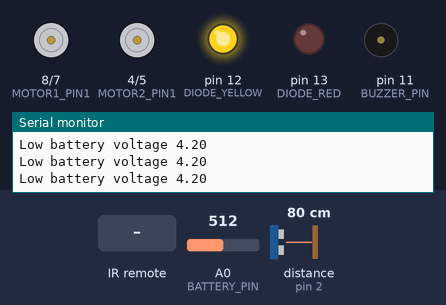
Recording of a program running on a simulated Arduino Uno, built with avr-gcc and run on an emulated ATmega328P. Parts: motor-driver pin pairs drawn as motors (green arrow = first pin HIGH = forward, orange = second pin HIGH = backward, longer = more drive, scaled by the enable pin), output pins drawn as LEDs (lit = HIGH), buzzer (waves = sounding, pin HIGH), the last lines printed to the serial monitor. Wiring (inferred from the names in the program): ultrasonic range finder: trigger pin 6; echo pin 2. The inputs (shaded band) are chosen by the test bench; at power-on: distance to the obstacle (sensor on pin 2) 80 cm, A0 (BATTERY_PIN) = 512. The echo pulse lasts 58.3 µs per cm; EEPROM starts erased; pins used as bus, display or sensor lines are not drawn.

Above: at 1.2 s.
1.3 s: distance to the obstacle (sensor on pin 2) set to 17 cm
4.3 s: distance to the obstacle (sensor on pin 2) set to 14 cm
At 5.41 s:
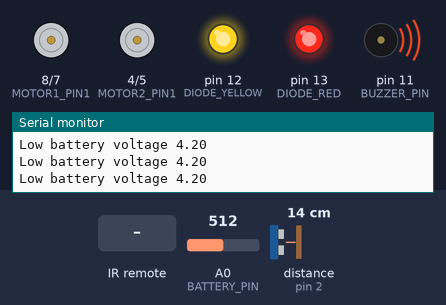
7.3 s: A0 (BATTERY_PIN) set to 719
10.3 s: A0 (BATTERY_PIN) set to 742
At 10.55 s:
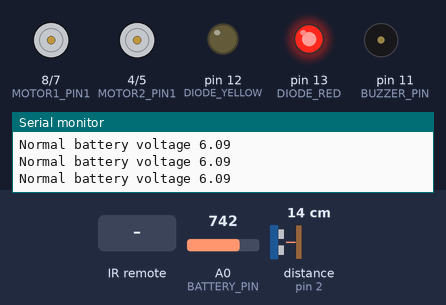
13.3 s: infrared code 0xF807FF00 received
At 14.2 s:
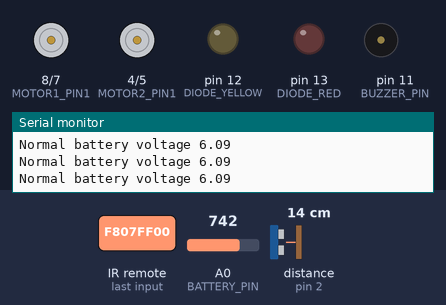
14.8 s: infrared code 0xE718FF00 received
At 15.5 s:
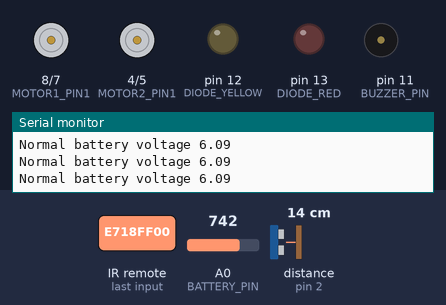
Timing chart, 0 to 17.4 s (numbered marks = the images above; inputs shaded):
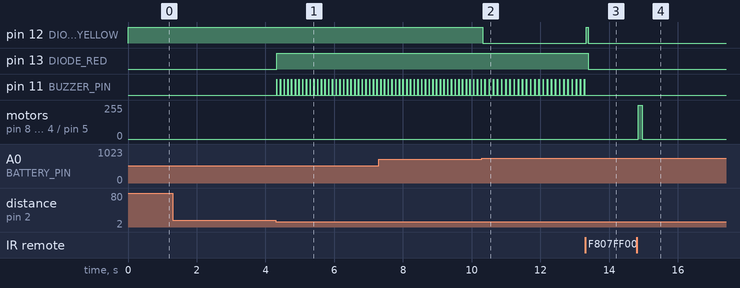

The program:

main.cpp
```cpp
#include <Arduino.h>
#include <IRremote.hpp>
#include <Wire.h>
#include <EEPROM.h>
#include <avr/wdt.h>

#define BATTERY_PIN A0
const float REFERENCE_VOLTAGE = 4.97;  // Napięcie odniesienia ADC (zazwyczaj 5V)
const float R1 = 6900.0;  // Rezystor górny dzielnika (w ohmach)
const float R2 = 10000.0;   // Rezystor dolny dzielnika (w ohmach)
const float THRESHOLD_VOLTAGE = 6.0; // Próg napięcia w Voltach

// Definicja pinów dla silników
#define MOTOR1_PIN1 8  // In1 dla pierwszego silnika
#define MOTOR1_PIN2 7  // In2 dla pierwszego silnika
#define MOTOR1_EN    9 // PWM dla pierwszego silnika
#define MOTOR2_EN    10 // PWM dla drugiego silnika
#define MOTOR2_PIN1 4  // In3 dla drugiego silnika
#define MOTOR2_PIN2 5  // In4 dla drugiego silnika

#define ECHO_PIN 2
#define TRIGGER_PIN 6

#define IR_PIN 3
#define BUZZER_PIN 11
#define DIODE_YELLOW 12
#define DIODE_RED 13

// Zmienne dla odbiornika IR
unsigned long timestamp = 0; // Przechowuje czas ostatniego sygnału pilota
#define TIMEOUT 100          // Czas w milisekundach, po którym silniki się zatrzymają
uint32_t currentCode = 0;      // Ostatnio odebrany kod

// Zmienne dla czujnika odległości
int time = 0;
int distance = 0;

unsigned long lastDistanceMeasurement = 0;
const unsigned long distanceInterval = 100; // Czas pomiędzy kolejnymi pomiarami (100ms)

const int MAX_SPEED = 255;
const int CURVE_SPEED = 100;

int obstacleDistance = 15; // Domyślna odległość wykrywania przeszkody (w cm)
#define EEPROM_ADDRESS 0 // Adres w pamięci EEPROM

void Forward();
void Backward();
void Left();
void Right();
void Stop();
void BlinkYellow();
void Ultrasonic();
void saveDistanceToEEPROM(int distance);
int readDistanceFromEEPROM();

void setup() {
    // Inicjalizacja komunikacji szeregowej
    Serial.begin(9600);

    // Inicjalizacja odbiornika IR
    IrReceiver.begin(IR_PIN, DISABLE_LED_FEEDBACK);
    Serial.println("Odbiornik IR włączony");

    // Konfiguracja pinów jako wyjścia
    pinMode(MOTOR1_PIN1, OUTPUT);
    pinMode(MOTOR1_PIN2, OUTPUT);
    pinMode(MOTOR1_EN, OUTPUT);
    pinMode(MOTOR2_PIN1, OUTPUT);
    pinMode(MOTOR2_PIN2, OUTPUT);
    pinMode(MOTOR2_EN, OUTPUT);
    pinMode(DIODE_RED, OUTPUT);
    pinMode(DIODE_YELLOW, OUTPUT);
    pinMode(BUZZER_PIN, OUTPUT);

    analogWrite(MOTOR1_EN, 0);
    analogWrite(MOTOR2_EN, 0);

    digitalWrite(DIODE_RED, LOW);
    digitalWrite(DIODE_YELLOW, LOW);
    digitalWrite(BUZZER_PIN, LOW);

    pinMode(TRIGGER_PIN, OUTPUT);
    pinMode(ECHO_PIN, INPUT);

    pinMode(BATTERY_PIN, INPUT);

    wdt_enable(WDTO_2S);

    // Odczytanie zapisanej odległości z EEPROM
    obstacleDistance = readDistanceFromEEPROM();
    Serial.println("Wczytana odległość z EEPROM: " + String(obstacleDistance));
}

void loop() {
    wdt_reset(); // Resetowanie Watchdog Timer

    // Odczytanie kodu z pilota
    if (IrReceiver.decode()) {
        // Wyświetlenie odebranego kodu
        if (IrReceiver.decodedIRData.flags & IRDATA_FLAGS_IS_REPEAT){
            //Serial.println("Repeat signal received");
        } else {
            currentCode = IrReceiver.decodedIRData.decodedRawData;
        }

        Serial.println("Received code: " + String(currentCode, HEX));

        // Wykonanie akcji w zależności od kodu
        switch (currentCode) {
            case 0xE718FF00: // Przycisk 'Forward'
                Serial.println("Forward");
                Forward();
                break;
            case 0xAD52FF00: // Przycisk 'Backward'
                Serial.println("Backward");
                Backward();
                break;
            case 0xF708FF00: // Przycisk 'Left'
                Serial.println("Left");
                Left();
                break;
            case 0xA55AFF00: // Przycisk 'Right'
                Serial.println("Right");
                Right();
                break;
            case 0xea15ff00: // Przycisk 'Increase Distance'
                if (obstacleDistance < 40) {
                    obstacleDistance += 5;
                    saveDistanceToEEPROM(obstacleDistance);
                    BlinkYellow();
                    Serial.println("Increased distance to: " + String(obstacleDistance));
                }
                break;
            case 0xf807ff00: // Przycisk 'Decrease Distance'
                if (obstacleDistance > 5) {
                    obstacleDistance -= 5;
                    saveDistanceToEEPROM(obstacleDistance);
                    BlinkYellow();
                    Serial.println("Decreased distance to: " + String(obstacleDistance));
                }
                break;
            default:
                Serial.println("Unknown code or stop signal");
                Stop();
                break;
        }
        timestamp = millis(); // Zapisz czas ostatniego sygnału
        IrReceiver.resume(); // Wznowienie odbioru sygnałów
    }
    if (millis() - timestamp > TIMEOUT) {
        // Zatrzymanie silników po upływie TIMEOUT
        //Serial.println("Forced stop");
        Stop();
    }

    int adcValue = analogRead(BATTERY_PIN);  // Odczyt ADC
    float voltageADC = (adcValue / 1023.0) * REFERENCE_VOLTAGE;  // Napięcie na dzielniku
    float batteryVoltage = voltageADC * (R1 + R2) / R2;         // Przeliczenie na rzeczywiste napięcie

    // Sprawdzenie progu
    if (batteryVoltage < THRESHOLD_VOLTAGE) {
        digitalWrite(DIODE_YELLOW, HIGH);
        Serial.println("Low battery voltage " + String(batteryVoltage));

    }
    else {
        digitalWrite(DIODE_YELLOW, LOW);
        Serial.println("Normal battery voltage " + String(batteryVoltage));
    }

    Ultrasonic();
}

// Funkcje sterujące ruchem silników
void Forward() {
    analogWrite(MOTOR1_EN, MAX_SPEED);
    analogWrite(MOTOR2_EN, MAX_SPEED);

    digitalWrite(MOTOR1_PIN1, HIGH);
    digitalWrite(MOTOR1_PIN2, LOW);

    digitalWrite(MOTOR2_PIN1, HIGH);
    digitalWrite(MOTOR2_PIN2, LOW);
}

void Backward() {
    analogWrite(MOTOR1_EN, CURVE_SPEED);
    analogWrite(MOTOR2_EN, CURVE_SPEED);

    digitalWrite(MOTOR1_PIN1, LOW);
    digitalWrite(MOTOR1_PIN2, HIGH);

    digitalWrite(MOTOR2_PIN1, LOW);
    digitalWrite(MOTOR2_PIN2, HIGH);
}

void Left() {
    analogWrite(MOTOR1_EN, CURVE_SPEED);
    analogWrite(MOTOR2_EN, CURVE_SPEED);

    digitalWrite(MOTOR1_PIN1, HIGH);
    digitalWrite(MOTOR1_PIN2, LOW);

    digitalWrite(MOTOR2_PIN1, LOW);
    digitalWrite(MOTOR2_PIN2, HIGH);
}

void Right() {
    analogWrite(MOTOR1_EN, CURVE_SPEED);
    analogWrite(MOTOR2_EN, CURVE_SPEED);

    digitalWrite(MOTOR1_PIN1, LOW);
    digitalWrite(MOTOR1_PIN2, HIGH);

    digitalWrite(MOTOR2_PIN1, HIGH);
    digitalWrite(MOTOR2_PIN2, LOW);
}

void Stop() {
    digitalWrite(MOTOR1_PIN1, LOW);
    digitalWrite(MOTOR1_PIN2, LOW);

    digitalWrite(MOTOR2_PIN1, LOW);
    digitalWrite(MOTOR2_PIN2, LOW);
}

void BlinkYellow(){
    digitalWrite(DIODE_YELLOW, HIGH);
    delay(50);
    digitalWrite(DIODE_YELLOW, LOW);
}

void Ultrasonic() {
    // Pomiar odległości co 'distanceInterval' ms
    if (millis() - lastDistanceMeasurement >= distanceInterval) {
        lastDistanceMeasurement = millis();

        // Odczyt z czujnika ultradźwiękowego
        digitalWrite(TRIGGER_PIN, LOW);
        delayMicroseconds(2);
        digitalWrite(TRIGGER_PIN, HIGH);
        delayMicroseconds(10);
        digitalWrite(TRIGGER_PIN, LOW);

        time = pulseIn(ECHO_PIN, HIGH);
        distance = time / (29 * 2);

        // Wykrywanie przeszkody
        if (distance < obstacleDistance) {
            digitalWrite(DIODE_RED, HIGH);
            digitalWrite(BUZZER_PIN, HIGH);
            delay(10);
            digitalWrite(BUZZER_PIN, LOW);
        } else {
            digitalWrite(DIODE_RED, LOW);
            digitalWrite(BUZZER_PIN, LOW);
        }
    }
}

void saveDistanceToEEPROM(int distance) {
    EEPROM.write(EEPROM_ADDRESS, distance);
}

int readDistanceFromEEPROM() {
    int storedDistance = EEPROM.read(EEPROM_ADDRESS);
    if (storedDistance < 5 || storedDistance > 40) {
        storedDistance = 15; // Domyślna odległość
        saveDistanceToEEPROM(storedDistance);
    }
    return storedDistance;
}
```

Measured:
- the behaviour switches between 16 and 15 cm on distance to the obstacle (sensor on pin 2) (found by bisection; images 0 and 1)
- the behaviour switches between 730 and 731 on A0 (BATTERY_PIN) (found by bisection; images 1 and 2)
- after the input at 4.3 s, pin 13 (DIODE_RED): LOW → HIGH at once; pin 11 (BUZZER_PIN): alternates HIGH for 0.01 s and LOW for 0.10 s, starting at once
- after the input at 10.3 s, pin 12 (DIODE_YELLOW): HIGH → LOW at once
- after the input at 13.3 s, pin 12 (DIODE_YELLOW): LOW → HIGH at once, → LOW 0.05 s later; pin 13 (DIODE_RED): HIGH → LOW after 0.10 s; pin 11 (BUZZER_PIN): stops changing and stays LOW
- after the input at 14.8 s, motor on pin 8 (MOTOR1_PIN1) / pin 7 (MOTOR1_PIN2), motor on pin 4 (MOTOR2_PIN1) / pin 5 (MOTOR2_PIN2): stopped → forward 255/255 after 0.05 s, → stopped 0.12 s later
